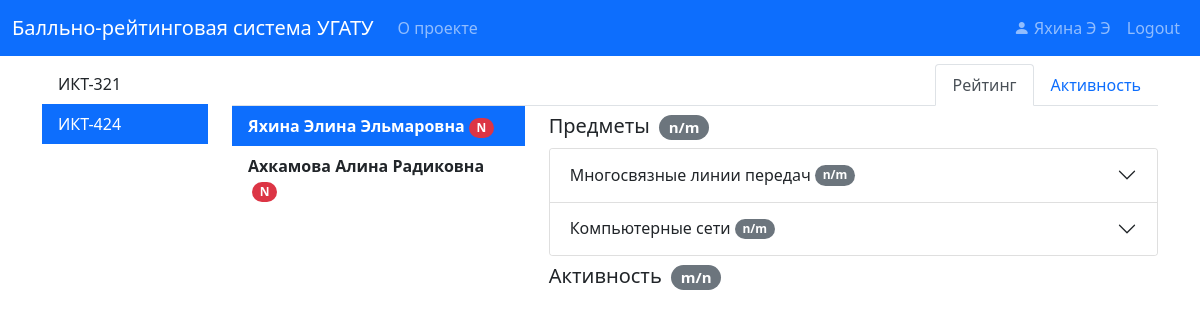
Page /rating/group/7e9c3b7c84294b149f564cece2adaf22 (signed in) on the earlier database version.
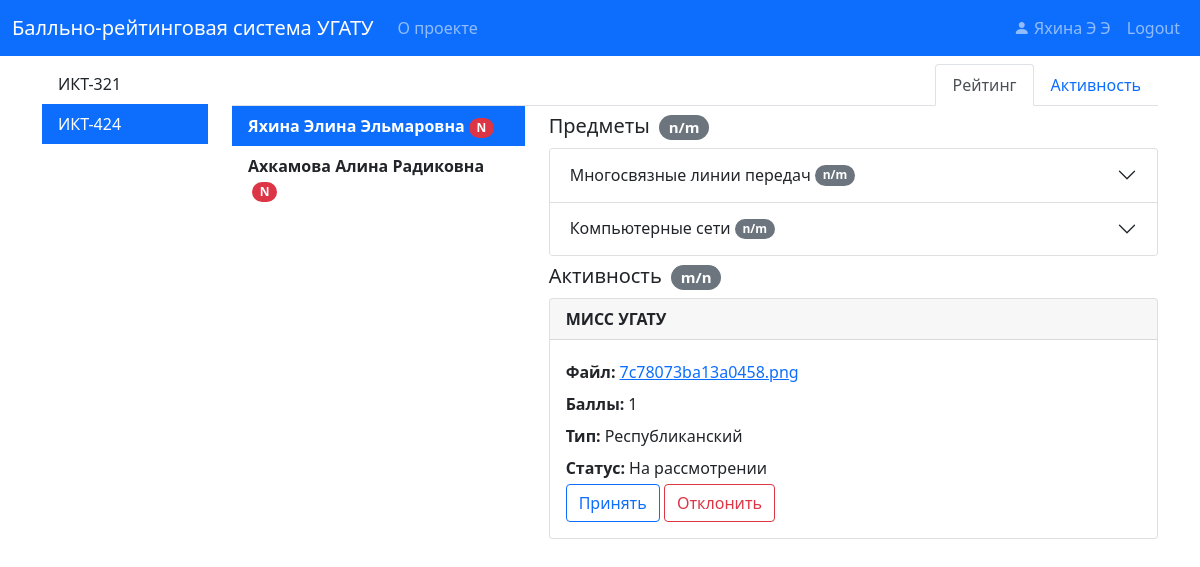
Same page on the later database version.
### pointraing/models.py (models this page shows, shortened)
class Group(db.Model):
    id = db.Column(db.String(32), primary_key=True)
    name = db.Column(db.String(120), nullable=False)
    users = db.relationship('User', backref='group', lazy='dynamic')

class User(db.Model, UserMixin):
    id = db.Column(db.String(32), primary_key=True)
    name = db.Column(db.String(120), nullable=False)
    surname = db.Column(db.String(120), nullable=False)
    patronymic = db.Column(db.String(120), nullable=False)
    login = db.Column(db.String(20), unique=True, nullable=False)
    password = db.Column(db.String(60), nullable=False)
    role_id = db.Column(db.String, db.ForeignKey('role.id'), nullable=False)
    role = db.relationship('Role', backref=db.backref('users', lazy=True))
    group_id = db.Column(db.String, db.ForeignKey('group.id'), nullable=True)

class Subject(db.Model):
    id = db.Column(db.String(32), primary_key=True)
    name = db.Column(db.String(120), nullable=False)
    count_hours = db.Column(db.Integer, nullable=False)
    labs = db.relationship('Lab', backref='subject', lazy=True)
    attendance = db.relationship('Attendance', backref='subject', lazy=True)

class Activity(db.Model):
    id = db.Column(db.String(32), primary_key=True)
    name = db.Column(db.String(60), nullable=False)
    user_id = db.Column(db.String(32), db.ForeignKey('user.id'), nullable=False)
    file = db.Column(db.String(20), nullable=False)
    status = db.Column(db.Boolean, nullable=True)
    comment = db.Column(db.String(240), nullable=True)
    type_id = db.Column(db.String(32), db.ForeignKey('activity_type.id'), nullable=False)
    rate_id = db.Column(db.String(32), db.ForeignKey('rate_activity.id'), nullable=False)
    rate = db.relationship('RateActivity',
                           backref=db.backref('activity', lazy=True))

class ActivitySubType(db.Model):
    id = db.Column(db.String(32), primary_key=True)
    name = db.Column(db.String(60), nullable=False)

### pointraing/deans_office/routes.py (the view)
@deans_office.route('/rating')
@deans_office.route('/rating/group/<string:group_id>')
@deans_office.route('/rating/group/<string:group_id>/student/<string:student_id>')
@login_required
def rating(group_id=None, student_id=None):
    groups = Group.query.order_by(Group.name).all()
    if not group_id:
        if len(groups) > 0:
            current_group = groups[0]
            group_id = current_group.id
        else:
            flash('Групп пока не существует, обратитесь к администратору системы', 'warning')
            return redirect('main.home')
    else:
        current_group = Group.query.get_or_404(group_id)
        if not current_group:
            flash('Выбранной группы не существует, обратитесь к администратору системы', 'warning')
            return redirect('main.home')
    students_list = current_group.users.all()
    if not student_id:
        if len(students_list) > 0:
            select_user = students_list[0]
            student_id = select_user.id
        else:
            flash('Студентов в этой группе пока не существует, обратитесь к администратору системы', 'warning')
            return redirect('main.home')
    else:
        select_user = current_group.users.filter(User.id == student_id).first()
        if not select_user:
            flash('Выбранной группе такого студента не существует, обратитесь к администратору системы', 'warning')
            return redirect('main.home')
    students = []
    for item in students_list:
        students.append({
            'id': item.id,
            'name': get_full_name(item)
        })
    attendance_subjects = Attendance.query.filter_by(group_id=group_id).group_by(Attendance.subject_id).all()
    subjects = []
    for i in attendance_subjects:
        subjects.append(i.subject)
    activity_by_user = Activity.query.filter(Activity.user_id == student_id).order_by(Activity.status)
    return render_template('rating.html',
                           title='Рейтинг УГАТУ',
                           group_id=group_id,
                           groups=groups,
                           students=students,
                           student_id=student_id,
                           subjects=subjects,
                           activity_by_user=activity_by_user,
                           active_tab='rating'
                           )

### pointraing/main/routes.py (called while the page is built)
def get_full_name(item):
    return ' '.join([item.surname, item.name, item.patronymic])

### pointraing/models.py (called while the page is built)
@login_manager.user_loader
def load_user(user_id):
    return User.query.get(user_id)

### pointraing/deans_office/templates/rating.html (shortened to what the changed rows need)
{% macro badgeItem(count, max_count) -%}
    <span class="badge bg-secondary rounded-pill mx-1">{{ count }}/{{ max_count }}</span>
{%- endmacro %}
{% macro cardItem(name, value, classValue) -%}
    <div class="d-inline-flex w-100 py-1">
        <div class="fw-bold pe-lg-1">
            {{ name }}
        </div>
        <div class="{{ classValue if classValue }}">{{ value }}</div>
    </div>
{%- endmacro %}
{% extends "layout.html" %}
{% block content %}
<div class="row pt-2">
    <div class="col-md-2">
        {% for item in groups %}
            <div class="list-group list-group-flush">
                {% if item.id == group_id %}
                    <a href="{{ url_for('deans_office.rating', group_id=item.id) }}"
                       class="list-group-item list-group-item-action active" aria-current="true">
                {% else %}
                    <a href="{{ url_for('deans_office.rating', group_id=item.id) }}"
                       class="list-group-item list-group-item-action">
                {% endif %}
                {{ item.name }}
                </a>
            </div>
        {% endfor %}
    </div>
    <div class="col-md-10">
        <div class="row">
            {% if students %}
            <div class="col-md-4">
                {% for item in students %}
                    <div class="list-group list-group-flush">
                        {% if item.id == student_id %}
                            <a href="{{ url_for('deans_office.rating', student_id=item.id, group_id=group_id) }}"
                               class="list-group-item list-group-item-action active fw-bold"
                               aria-current="true">
                        {% else %}
                            <a href="{{ url_for('deans_office.rating', student_id=item.id, group_id=group_id) }}"
                               class="list-group-item list-group-item-action fw-bold">
                        {% endif %}
                        {{ item.name }}<span class="badge rounded-pill bg-danger mx-1">N</span>
                        </a>
                    </div>
                {% endfor %}
            </div>
            <div class="col-md-8">
                <div class="accordion my-2" id="accordionPanelsStayOpenExample">
                    {% for item in subjects %}
                        <div class="accordion-item">
                            <h2 class="accordion-header" id="heading-{{ item.id }}">
                                <button class="accordion-button collapsed" type="button"
                                        data-bs-toggle="collapse"
                                        data-bs-target="#collapse-{{ item.id }}" aria-expanded="false"
                                        aria-controls="collapse-{{ item.id }}">
                                    {{ item.name }} {{ badgeItem('n', 'm') }}
                                </button>
                            </h2>
                        </div>
                    {% endfor %}
                </div>
                {% for item in activity_by_user %}
                <div class="card mt-2">
                    <div class="card-header fw-bold">
                        {{ item.name }}
                    </div>
                    <div class="card-body">
                        <div class="card-text">
                            {{ cardItem('Файл:', file_link) }}
                            {{ cardItem('Баллы:', item.rate.value) }}
                            {% if item.rate.sub_type %}
                                {{ cardItem('Тип:', item.rate.sub_type.name) }}
                            {% endif %}
                            {% if item.status == True %}
                                {{ cardItem('Статус:', 'Принято', 'text-success') }}
                            {% elif item.status == False %}
                                {{ cardItem('Статус:', 'Отклонено', 'text-danger') }}
                            {% else %}
                                {{ cardItem('Статус:', 'На рассмотрении') }}
                                <a href="#"
                                   class="btn btn-outline-primary">Принять</a>
                                <a href="#"
                                   class="btn btn-outline-danger">Отклонить</a>
                            {% endif %}
                        </div>
                    </div>
                </div>
                {% endfor %}
            </div>
            {% else %}
            <p class="text-muted">Данных пока нет, обратитесь к администратору системы</p>
            {% endif %}
        </div>
    </div>
</div>
{% endblock %}

### pointraing/templates/layout.html (shortened to what this page needs)
<!DOCTYPE html>
<html>
<head>
    <link rel="stylesheet" type="text/css" href="{{ url_for('static', filename='styles/bootstrap.css') }}">
    <link rel="stylesheet"
          href="{{ url_for('static', filename='node_modules/bootstrap-icons/font/bootstrap-icons.css') }}">
    <link rel="stylesheet" type="text/css" href="{{ url_for('static', filename='main.css') }}">
</head>
<body>
<header class="site-header">
    <nav class="navbar navbar-expand-lg navbar-dark bg-primary">
        <div class="container-fluid">
            <a class="navbar-brand" href="{{ url_for('main.home') }}">Балльно-рейтинговая система УГАТУ</a>
            <div class="collapse navbar-collapse" id="navbarToggle">
                <div class="navbar-nav me-auto">
                    <a class="nav-item nav-link" href="{{url_for('main.about')}}">О проекте</a>
                </div>
                <div class="navbar-nav">
                    {% if current_user.is_authenticated %}
                        <a class="nav-item nav-link d-inline-block"
                           href="{{ url_for('users.account') }}">
                            <i class="bi bi-person-fill d-inline-block"></i>
                            {{ " ".join((current_user.surname, current_user.name[0], current_user.patronymic[0])) }}
                        </a>
                        <a class="nav-item nav-link" href="{{ url_for('users.logout') }}">Logout</a>
                    {% else %}
                        <a class="nav-item nav-link" href="{{ url_for('users.login') }}">Login</a>
                    {% endif %}
                </div>
            </div>
        </div>
    </nav>
</header>
<main role="main" class="container">
    <div class="row">
        <div class="mw-100">
            {% block content %}{% endblock %}
        </div>
    </div>
</main>
</body>
</html>

Differences in the rows shown:
added Activity: name "МИСС УГАТУ", name "Файл: Баллы: Тип: Статус:", file "7c78073ba13a0458.png 1 На рассмотрении"
now on this page (row unchanged): ActivitySubType: name "Республиканский"
